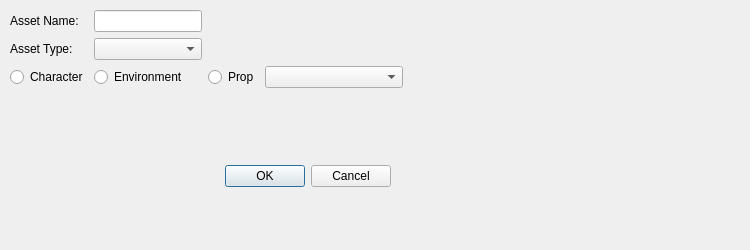
<?xml version="1.0" encoding="UTF-8"?>
<ui version="4.0">
 <class>Dialog</class>
 <widget class="QDialog" name="Dialog">
  <property name="windowModality">
   <enum>Qt::ApplicationModal</enum>
  </property>
  <property name="geometry">
   <rect>
    <x>0</x>
    <y>0</y>
    <width>750</width>
    <height>250</height>
   </rect>
  </property>
  <property name="sizePolicy">
   <sizepolicy hsizetype="Fixed" vsizetype="Fixed">
    <horstretch>0</horstretch>
    <verstretch>0</verstretch>
   </sizepolicy>
  </property>
  <property name="minimumSize">
   <size>
    <width>750</width>
    <height>250</height>
   </size>
  </property>
  <property name="windowTitle">
   <string>Dialog</string>
  </property>
  <widget class="QDialogButtonBox" name="buttonBox">
   <property name="geometry">
    <rect>
     <x>160</x>
     <y>160</y>
     <width>231</width>
     <height>32</height>
    </rect>
   </property>
   <property name="orientation">
    <enum>Qt::Horizontal</enum>
   </property>
   <property name="standardButtons">
    <set>QDialogButtonBox::Cancel|QDialogButtonBox::Ok</set>
   </property>
  </widget>
  <widget class="QWidget" name="gridLayoutWidget">
   <property name="geometry">
    <rect>
     <x>10</x>
     <y>10</y>
     <width>377</width>
     <height>147</height>
    </rect>
   </property>
   <layout class="QGridLayout" name="gridLayout">
    <property name="sizeConstraint">
     <enum>QLayout::SetFixedSize</enum>
    </property>
    <property name="topMargin">
     <number>0</number>
    </property>
    <item row="1" column="0">
     <widget class="QLabel" name="label_2">
      <property name="text">
       <string>Asset Type:</string>
      </property>
     </widget>
    </item>
    <item row="4" column="0">
     <widget class="QLabel" name="label_3">
      <property name="text">
       <string/>
      </property>
     </widget>
    </item>
    <item row="1" column="1">
     <widget class="QComboBox" name="assetTypeCombo"/>
    </item>
    <item row="2" column="2">
     <widget class="QRadioButton" name="propButton">
      <property name="text">
       <string>Prop</string>
      </property>
      <attribute name="buttonGroup">
       <string notr="true">buttonGroup</string>
      </attribute>
     </widget>
    </item>
    <item row="4" column="1">
     <spacer name="verticalSpacer">
      <property name="orientation">
       <enum>Qt::Vertical</enum>
      </property>
      <property name="sizeType">
       <enum>QSizePolicy::Fixed</enum>
      </property>
      <property name="sizeHint" stdset="0">
       <size>
        <width>20</width>
        <height>40</height>
       </size>
      </property>
     </spacer>
    </item>
    <item row="0" column="0">
     <widget class="QLabel" name="label">
      <property name="text">
       <string>Asset Name:</string>
      </property>
     </widget>
    </item>
    <item row="2" column="1">
     <widget class="QRadioButton" name="enviroButton">
      <property name="text">
       <string>Environment</string>
      </property>
      <attribute name="buttonGroup">
       <string notr="true">buttonGroup</string>
      </attribute>
     </widget>
    </item>
    <item row="2" column="0">
     <widget class="QRadioButton" name="charButton">
      <property name="text">
       <string>Character</string>
      </property>
      <attribute name="buttonGroup">
       <string notr="true">buttonGroup</string>
      </attribute>
     </widget>
    </item>
    <item row="0" column="1">
     <widget class="QLineEdit" name="assetName"/>
    </item>
    <item row="2" column="3">
     <widget class="QComboBox" name="referenceCombo"/>
    </item>
    <item row="0" column="3">
     <spacer name="horizontalSpacer">
      <property name="orientation">
       <enum>Qt::Horizontal</enum>
      </property>
      <property name="sizeType">
       <enum>QSizePolicy::Fixed</enum>
      </property>
      <property name="sizeHint" stdset="0">
       <size>
        <width>138</width>
        <height>20</height>
       </size>
      </property>
     </spacer>
    </item>
   </layout>
  </widget>
 </widget>
 <resources/>
 <connections>
  <connection>
   <sender>buttonBox</sender>
   <signal>accepted()</signal>
   <receiver>Dialog</receiver>
   <slot>accept()</slot>
   <hints>
    <hint type="sourcelabel">
     <x>248</x>
     <y>254</y>
    </hint>
    <hint type="destinationlabel">
     <x>157</x>
     <y>274</y>
    </hint>
   </hints>
  </connection>
  <connection>
   <sender>buttonBox</sender>
   <signal>rejected()</signal>
   <receiver>Dialog</receiver>
   <slot>reject()</slot>
   <hints>
    <hint type="sourcelabel">
     <x>316</x>
     <y>260</y>
    </hint>
    <hint type="destinationlabel">
     <x>286</x>
     <y>274</y>
    </hint>
   </hints>
  </connection>
 </connections>
 <buttongroups>
  <buttongroup name="buttonGroup"/>
 </buttongroups>
</ui>
